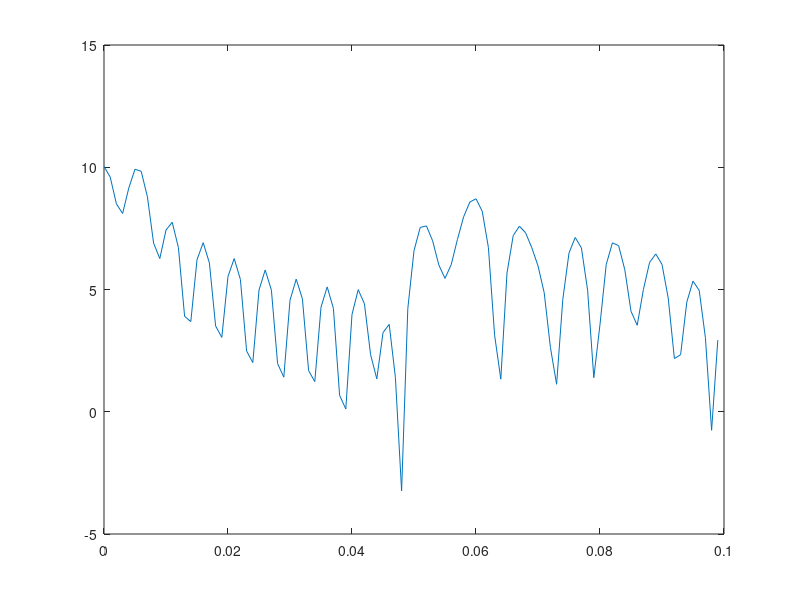

Reproduce this figure in MATLAB. (Note: this script raises an error after producing the figure.)
% simulation of Jakes Flat fading  for M waveforms
% Maximum we can generate M waveforms by this method
clear all;clc;close all;
N=34;% 34( 8 Oscillators) 66(16 Oscillators)
P=100; % no of symbols we want
M=.5*((N/2)-1); % one less than no of No of oscillators
fm=100; % Maximum Doppler frequency
fs=10*fm;%sampling frequency
n=1:M;
f_n=fm*cos(2*pi*n/N)/fs;
alpha=0;beta=(pi*n/(M)); gamm=2*pi*(0:M-1)'*n/M;
gamm_c=cos(gamm); gamm_s=sin(gamm);

ideal=besselj(0,2*pi*fm*(0:P-1)/fs);

A=cos(2*pi*(0:P-1)'*f_n); B=sin(2*pi*(0:P-1)'*f_n);
b=2*cos(pi*(n)/M); c=2*sin(pi*(n)/M);
for q=1:M, % M waveforms
r_I(:,q)=A*(gamm_c(q,:).*b)'+B*(gamm_s(q,:).*(-b))'+(sqrt(2)*cos(2*pi*(fm/fs)*(0:P-1)))';
r_Q(:,q)=A*(gamm_c(q,:).*c)'+B*(gamm_s(q,:).*(-c))';
end
r=(r_I+j*r_Q); % Low-pass equivalent time correlated multipath samples
z=abs(r);
figure,plot((0:P-1)./fs,10*log10(z(:,1))); % Fading envelope
% axis([0 P/fs -5 15]);% % axis([0 P/fs -5 15]);
% 
% PP=var(z)+(mean(z)^2);
temp1=TimeAC(r_I(:,1)');
temp2=TimeAC(r_Q(:,1)');
% temp1_n=temp1/(PP/2);
% temp2_n=temp2/(PP/2);
temp1_n=temp1/(mean(r_I(:,1).^2));
temp2_n=temp2/(mean(r_Q(:,1).^2));

kkk=fm*(0:P-1)/fs;
figure,plot(kkk,temp1_n,kkk,temp2_n,kkk,ideal);
legend('Simulated I-phase','Simulated Q-phase','Ideal');
axis([0 10 -1 1]);

figure,plot(kkk,temp1_n,kkk,ideal);
legend('Simulated I-phase','Ideal');
axis([0 10 -1 1]);

figure,plot(kkk,temp2_n,kkk,ideal);
legend('Simulated Q-phase','Ideal');
axis([0 10 -1 1]);%
